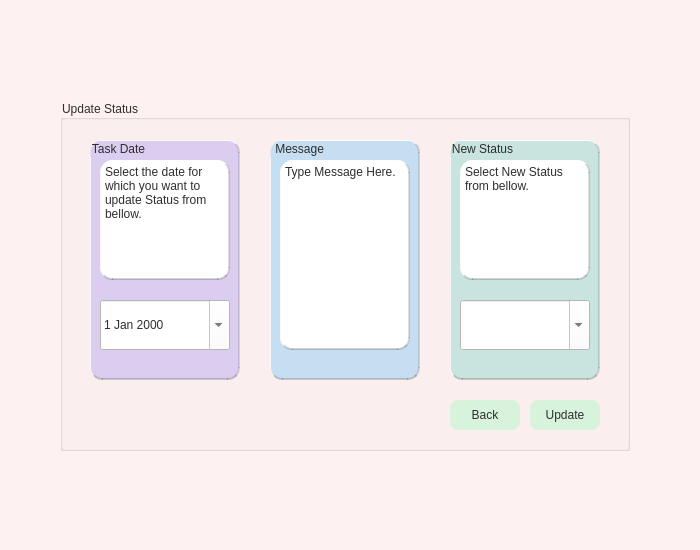
<?xml version="1.0" encoding="UTF-8"?>
<ui version="4.0">
 <class>updatestatuspage</class>
 <widget class="QWidget" name="updatestatuspage">
  <property name="geometry">
   <rect>
    <x>0</x>
    <y>0</y>
    <width>700</width>
    <height>550</height>
   </rect>
  </property>
  <property name="windowTitle">
   <string>Form</string>
  </property>
  <property name="styleSheet">
   <string notr="true">QFrame {
    background-color: white;
    border-radius: 12px;
    border-top: 1px solid rgba(255, 255, 255, 0.9);
    border-left: 1px solid rgba(255, 255, 255, 0.7);
    border-bottom: 2px solid rgba(0, 0, 0, 0.18);
    border-right: 2px solid rgba(0, 0, 0, 0.12);
}
QWidget {
    background-color: #fdf1f1;   /* pastel pink background */
    color: #2e2e2e;              /* charcoal text */
}

QPushButton {
    background-color: #d8f3dc;   /* mint green buttons */
    color: #2e2e2e;              /* dark text */
   
    border-radius: 8px;
    padding: 8px;
}

QPushButton:pressed {
    background-color: #fff5e1;   /* soft cream when pressed */
}
QDateEdit{
 background-color:white;
}
QTimeEdit
{
background-color:white;
}
QPlainTextEdit
{
background-color:white;
}
QComboBox
{
background-color:white;
}

</string>
  </property>
  <widget class="QGroupBox" name="groupBox">
   <property name="geometry">
    <rect>
     <x>60</x>
     <y>100</y>
     <width>570</width>
     <height>351</height>
    </rect>
   </property>
   <property name="title">
    <string>Update Status</string>
   </property>
   <widget class="QGroupBox" name="groupBox_2">
    <property name="geometry">
     <rect>
      <x>30</x>
      <y>40</y>
      <width>150</width>
      <height>240</height>
     </rect>
    </property>
    <property name="styleSheet">
     <string notr="true">QGroupBox {
    background-color: #DBCDF0;
    border-radius: 12px;
    border-top: 1px solid rgba(255, 255, 255, 0.9);
    border-left: 1px solid rgba(255, 255, 255, 0.7);
    border-bottom: 2px solid rgba(0, 0, 0, 0.18);
    border-right: 2px solid rgba(0, 0, 0, 0.12);
}</string>
    </property>
    <property name="title">
     <string>Task Date</string>
    </property>
    <widget class="QPlainTextEdit" name="plainTextEdit">
     <property name="geometry">
      <rect>
       <x>10</x>
       <y>20</y>
       <width>130</width>
       <height>120</height>
      </rect>
     </property>
     <property name="readOnly">
      <bool>true</bool>
     </property>
     <property name="plainText">
      <string>Select the date for which you want to update Status from bellow.</string>
     </property>
    </widget>
    <widget class="QDateEdit" name="dateEdit">
     <property name="geometry">
      <rect>
       <x>10</x>
       <y>160</y>
       <width>130</width>
       <height>50</height>
      </rect>
     </property>
     <property name="calendarPopup">
      <bool>true</bool>
     </property>
    </widget>
   </widget>
   <widget class="QGroupBox" name="groupBox_3">
    <property name="geometry">
     <rect>
      <x>210</x>
      <y>40</y>
      <width>150</width>
      <height>240</height>
     </rect>
    </property>
    <property name="styleSheet">
     <string notr="true">QGroupBox {
    background-color: #C6DEF1;
    border-radius: 12px;
    border-top: 1px solid rgba(255, 255, 255, 0.9);
    border-left: 1px solid rgba(255, 255, 255, 0.7);
    border-bottom: 2px solid rgba(0, 0, 0, 0.18);
    border-right: 2px solid rgba(0, 0, 0, 0.12);
}</string>
    </property>
    <property name="title">
     <string> Message</string>
    </property>
    <widget class="QPlainTextEdit" name="plainTextEdit_2">
     <property name="geometry">
      <rect>
       <x>10</x>
       <y>20</y>
       <width>130</width>
       <height>190</height>
      </rect>
     </property>
     <property name="plainText">
      <string>Type Message Here.</string>
     </property>
    </widget>
   </widget>
   <widget class="QGroupBox" name="groupBox_4">
    <property name="geometry">
     <rect>
      <x>390</x>
      <y>40</y>
      <width>150</width>
      <height>240</height>
     </rect>
    </property>
    <property name="styleSheet">
     <string notr="true">QGroupBox {
    background-color: #C9E4DE;
    border-radius: 12px;
    border-top: 1px solid rgba(255, 255, 255, 0.9);
    border-left: 1px solid rgba(255, 255, 255, 0.7);
    border-bottom: 2px solid rgba(0, 0, 0, 0.18);
    border-right: 2px solid rgba(0, 0, 0, 0.12);
}</string>
    </property>
    <property name="title">
     <string>New Status</string>
    </property>
    <widget class="QPlainTextEdit" name="plainTextEdit_3">
     <property name="geometry">
      <rect>
       <x>10</x>
       <y>20</y>
       <width>130</width>
       <height>120</height>
      </rect>
     </property>
     <property name="plainText">
      <string>Select New Status from bellow.</string>
     </property>
    </widget>
    <widget class="QComboBox" name="comboBox">
     <property name="geometry">
      <rect>
       <x>10</x>
       <y>160</y>
       <width>130</width>
       <height>50</height>
      </rect>
     </property>
     <property name="editable">
      <bool>true</bool>
     </property>
    </widget>
   </widget>
   <widget class="QPushButton" name="btnBack">
    <property name="geometry">
     <rect>
      <x>390</x>
      <y>300</y>
      <width>70</width>
      <height>30</height>
     </rect>
    </property>
    <property name="text">
     <string>Back</string>
    </property>
   </widget>
   <widget class="QPushButton" name="btnUpdate">
    <property name="geometry">
     <rect>
      <x>470</x>
      <y>300</y>
      <width>70</width>
      <height>30</height>
     </rect>
    </property>
    <property name="text">
     <string>Update</string>
    </property>
   </widget>
  </widget>
 </widget>
 <resources/>
 <connections/>
</ui>
